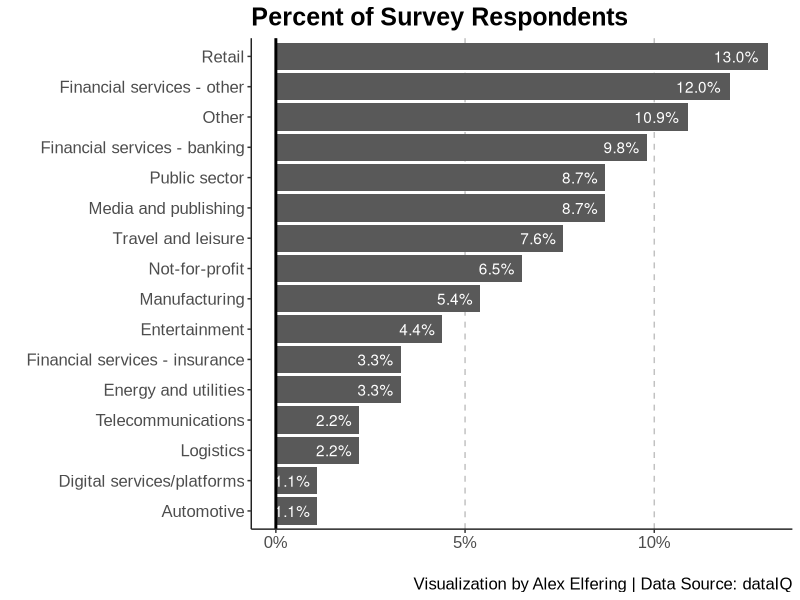

This figure's R source:
# makeover monday
# week 41 - Survey Respodents by Industry

library(dplyr)
library(tidyr)
library(ggplot2)
library(tidyverse)
library(scales)

setwd("~/Documents/GitHub/Makeover-Monday-Challenges/2020 Week 41 - Survey Respondents")

book1 <- read.csv('Book1.csv')

head(book1)
str(book1)

# Data cleaning
new_col_names <- c('Industry.Sector', 'Percent')
colnames(book1) <- new_col_names

book1_pct <- dplyr::mutate(book1, Percent.Respondents = Percent/100)

ggplot(book1_pct,
       aes(x = reorder(Industry.Sector, Percent.Respondents),
           y = Percent.Respondents,
           label = percent(Percent.Respondents))) +
  geom_bar(stat = 'identity',
           position = 'identity') +
  coord_flip() +
  geom_text(aes(hjust = 1.2), color = "white") +
  geom_hline(yintercept = 0,
             size = 1) +
  scale_y_continuous(labels = percent) +
  labs(x = '',
       y = '',
       title = 'Percent of Survey Respondents',
       caption = 'Visualization by Alex Elfering | Data Source: dataIQ') +
  theme(plot.title = element_text(face = 'bold', size = 18, family = 'Arial'),
        legend.position = 'top',
        legend.background=element_blank(),
        legend.key=element_blank(),
        legend.text = element_text(size = 12, family = 'Arial'),
        legend.title = element_text(size = 12, family = 'Arial'),
        plot.subtitle = element_text(size = 15, family = 'Arial'),
        plot.caption = element_text(size = 12, family = 'Arial'),
        axis.title = element_text(size = 12, family = 'Arial'),
        axis.text = element_text(size = 12, family = 'Arial'),
        strip.text = ggplot2::element_text(size = 12, hjust = 0, face = 'bold', color = 'black', family = 'Arial'),
        strip.background = element_rect(fill = NA),
        panel.background = ggplot2::element_blank(),
        axis.line = element_line(colour = "#222222", linetype = "solid"),
        panel.grid.major.y = ggplot2::element_blank(),
        panel.grid.major.x = element_line(colour = "#c1c1c1", linetype = "dashed")) 
